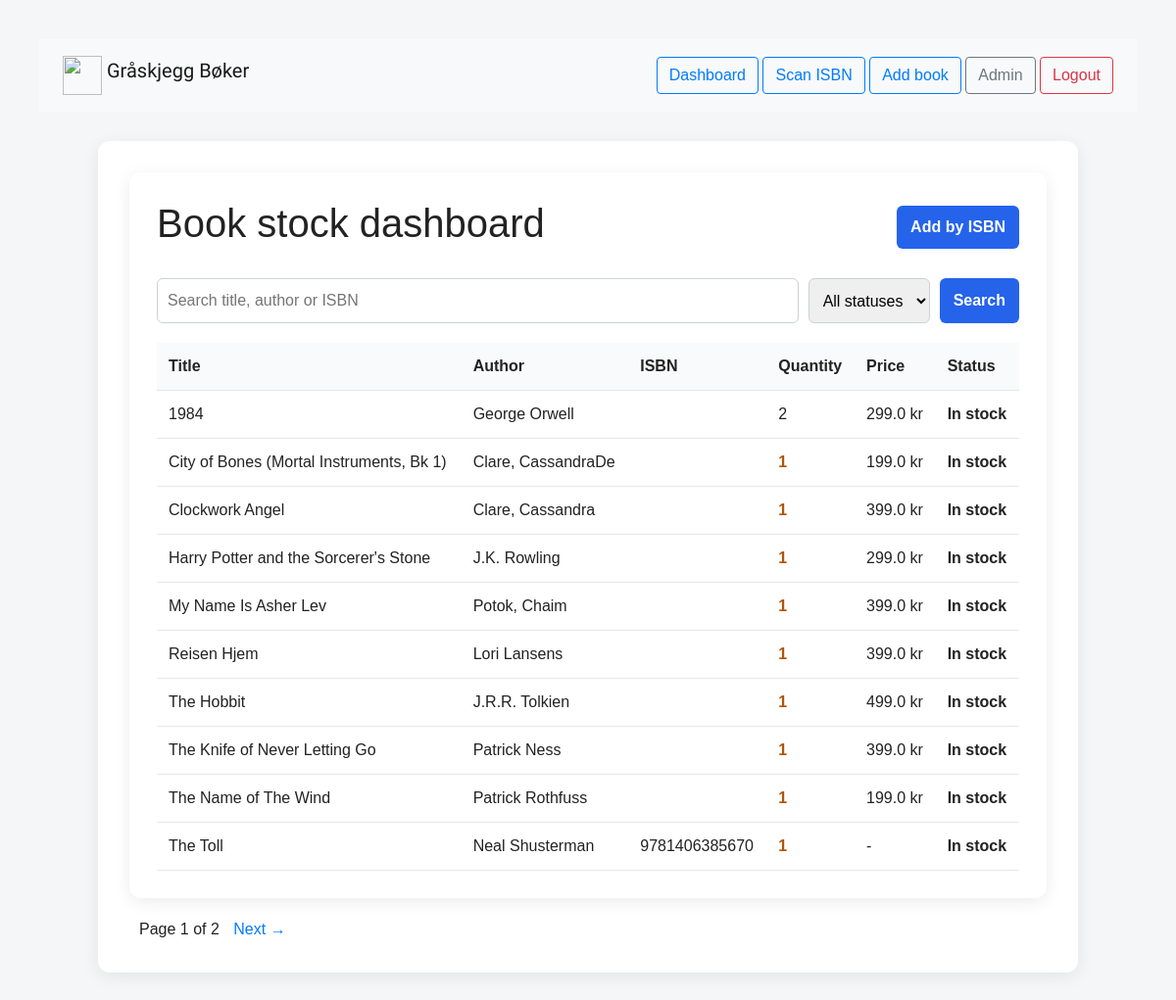
The app's page /dashboard/ (signed in), older data.
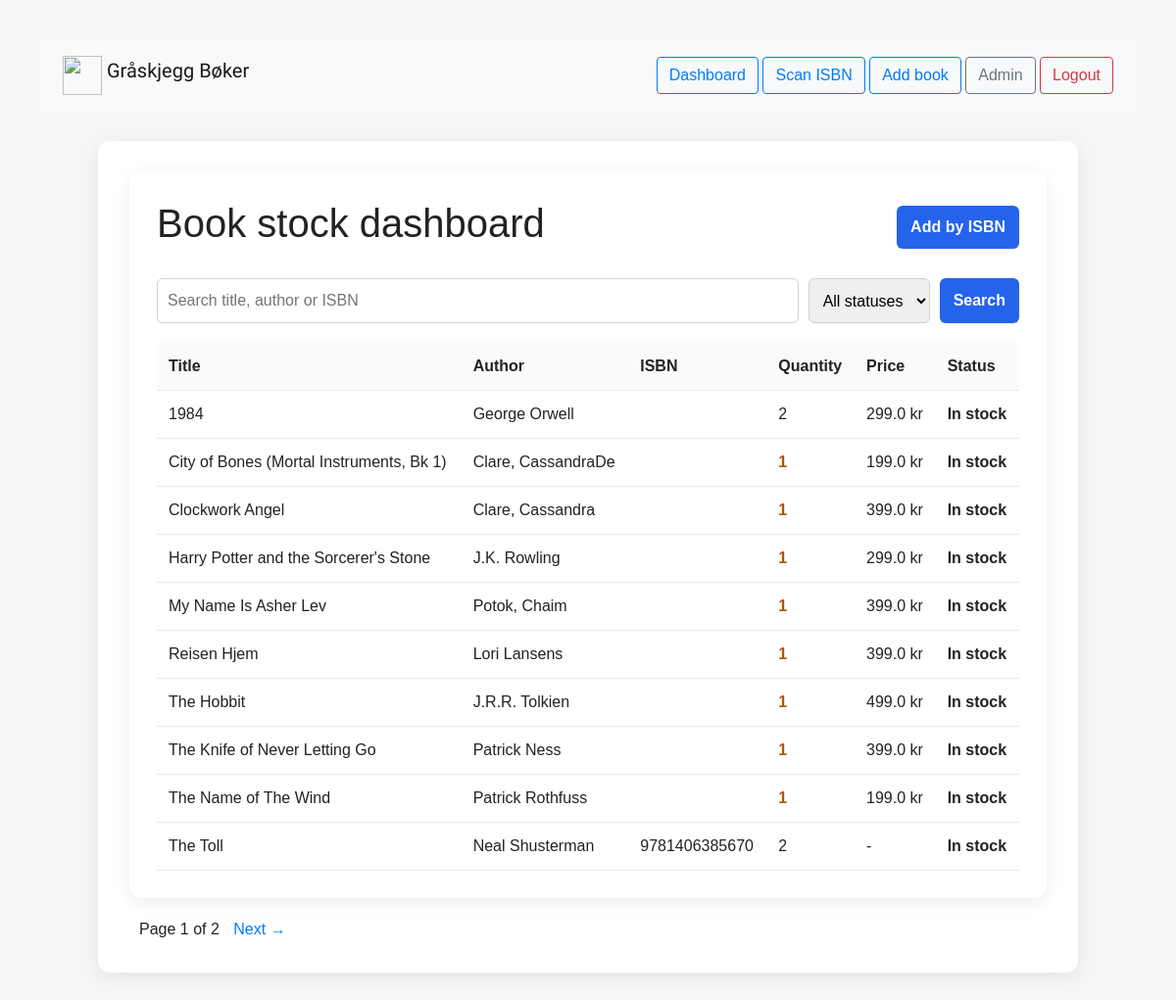
The same page, newer data.
### books/models.py (models this page shows, shortened)
class Book(models.Model):
    STATUS_CHOICES = [
        ("in_stock", "In stock"),
        ("listed", "Listed"),
        ("reserved", "Reserved"),
        ("sold", "Sold"),
    ]
    isbn = models.CharField(max_length=20, blank=True)
    title = models.CharField(max_length=200)
    author = models.CharField(max_length=200)
    description = models.TextField(blank=True)
    price = models.FloatField(null=True, blank=True)
    image_url = models.URLField(max_length=2100, blank=True)
    quantity = models.PositiveIntegerField(default=1)
    status = models.CharField(
        max_length=20,
        choices=STATUS_CHOICES,
        default="in_stock"
    )
    book_available = models.BooleanField(default=True)

### books/views.py (the view, shortened to what this page needs)
# urls.py: path("dashboard/", views.dashboard, name="dashboard"),
def dashboard(request):
    if not request.user.is_superuser:
        return redirect('login')
    search_query = request.GET.get("search", "")
    status_filter = request.GET.get("status", "")
    books = Book.objects.all().order_by("title")
    if status_filter:
        books = books.filter(status=status_filter)
    paginator = Paginator(books, 10)
    page_number = request.GET.get("page")
    page_obj = paginator.get_page(page_number)
    return render(request, "books/dashboard.html", {
        "books": page_obj,
        "page_obj": page_obj,
        "search_query": search_query,
        "status_filter": status_filter,
    })

### books/templates/books/dashboard.html (shortened to what this page needs)
{% extends "books/base.html" %}
{% block content %}
<div class="container">
    <div class="top">
        <h1>Book stock dashboard</h1>
        <a class="link-button" href="{% url 'search' %}">Add by ISBN</a>
    </div>
    <form method="get">
        <input
            type="text"
            name="search"
            placeholder="Search title, author or ISBN"
            value="{{ search_query }}"
        >
        <select name="status">
            <option value="">All statuses</option>
        </select>
        <button type="submit">Search</button>
    </form>
    <table>
        <thead>
            <tr>
                <th>Title</th>
                <th>Author</th>
                <th>ISBN</th>
                <th>Quantity</th>
                <th>Price</th>
                <th>Status</th>
            </tr>
        </thead>
        <tbody>
            {% for book in books %}
                <tr>
                    <td>{{ book.title }}</td>
                    <td>{{ book.author }}</td>
                    <td>{{ book.isbn }}</td>
                    <td class="{% if book.quantity <= 1 %}low{% endif %}">
                        {{ book.quantity }}
                    </td>
                    <td>
                        {% if book.price %}
                            {{ book.price }} kr
                        {% else %}
                            -
                        {% endif %}
                    </td>
                    <td class="{% if book.status == 'sold' %}sold{% else %}status{% endif %}">
                        {{ book.get_status_display }}
                    </td>
                </tr>
            {% empty %}
                <tr>
                    <td colspan="6">No books found.</td>
                </tr>
            {% endfor %}
        </tbody>
    </table>
</div>
<div style="margin-top: 20px;">
    <span style="margin: 0 10px;">
        Page {{ page_obj.number }} of {{ page_obj.paginator.num_pages }}
    </span>
    {% if page_obj.has_next %}
        <a href="?page={{ page_obj.next_page_number }}">Next →</a>
    {% endif %}
</div>
{% endblock %}

### books/templates/books/base.html (shortened to what this page needs)
<!DOCTYPE html>
<html lang="en">
<head>
    <link rel="stylesheet" href="https://maxcdn.bootstrapcdn.com/bootstrap/4.5.2/css/bootstrap.min.css">
    <link rel="stylesheet" href="https://cdnjs.cloudflare.com/ajax/libs/font-awesome/5.15.3/css/all.min.css">
</head>
<body>
    <nav class="navbar navbar-light bg-light">
        <a class="navbar-brand fantasytext" href="{% url 'dashboard' %}">
            <img src="https://github.com/Tystr12/dadsbooks2/blob/main/dadsbooks/books/templates/books/favicon.png?raw=true"
                width="40" height="40" class="d-inline-block align-top">
            Gråskjegg Bøker
        </a>
        <div>
            {% if user.is_authenticated %}
            <a class="btn btn-outline-primary" href="{% url 'dashboard' %}">Dashboard</a>
            <a class="btn btn-outline-primary" href="{% url 'search' %}">Scan ISBN</a>
            <a class="btn btn-outline-primary" href="{% url 'add' %}">Add book</a>
            <a class="btn btn-outline-secondary" href="/admin/">Admin</a>
            <a class="btn btn-outline-danger" href="{% url 'logout' %}">Logout</a>
            {% else %}
            <a class="btn btn-outline-primary" href="{% url 'login' %}">Login</a>
            {% endif %}
        </div>
    </nav>
    <div class="content">
        <div class="container-box">
            {% block content %}
            {% endblock %}
        </div>
    </div>
</body>
</html>

### books/templates/books/base.html (style rules this page uses)
body { background: #f4f6f8; margin: 0; color: #222; }
.fantasytext { font-family: 'Uncial Antiqua', cursive; }
.navbar { padding: 12px 24px; }
.navbar-brand { font-size: 20px; }
.content { padding: 30px; }
.container-box { max-width: 1000px; margin: 0 auto; background: white; padding: 32px; border-radius: 12px; box-shadow: 0 4px 18px rgba(0, 0, 0, 0.08); }

### books/templates/books/dashboard.html (style rules this page uses)
body { font-family: Arial, sans-serif; background: #f4f6f8; padding: 40px; color: #222; }
.container { max-width: 1100px; margin: auto; background: white; padding: 28px; border-radius: 12px; box-shadow: 0 4px 18px rgba(0,0,0,0.08); }
.top { display: flex; justify-content: space-between; gap: 16px; align-items: center; margin-bottom: 24px; }
form { display: flex; gap: 10px; margin-bottom: 20px; }
input, select { padding: 10px; border: 1px solid #ccd1d5; border-radius: 6px; }
input { flex: 1; }
button, .link-button { background: #2563eb; color: white; border: none; padding: 10px 14px; border-radius: 6px; text-decoration: none; cursor: pointer; font-weight: bold; }
table { width: 100%; border-collapse: collapse; }
th, td { text-align: left; padding: 12px; border-bottom: 1px solid #e5e7eb; }
th { background: #f9fafb; }
.status { font-weight: bold; }
.low { color: #b45309; font-weight: bold; }

Row changes from the older to the newer data that the page shows:
changed Book "The Toll": quantity "1" → "2"
